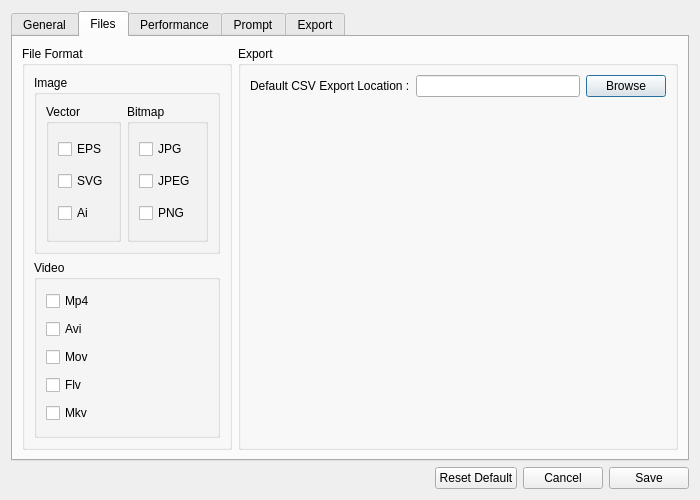
<?xml version="1.0" encoding="UTF-8"?>
<ui version="4.0">
 <class>Dialog</class>
 <widget class="QDialog" name="Dialog">
  <property name="geometry">
   <rect>
    <x>0</x>
    <y>0</y>
    <width>700</width>
    <height>500</height>
   </rect>
  </property>
  <property name="windowTitle">
   <string>Dialog</string>
  </property>
  <layout class="QHBoxLayout" name="horizontalLayout_2">
   <item>
    <layout class="QVBoxLayout" name="verticalLayout">
     <item>
      <layout class="QVBoxLayout" name="verticalLayout_2">
       <item>
        <widget class="QTabWidget" name="tabWidget">
         <property name="currentIndex">
          <number>1</number>
         </property>
         <widget class="QWidget" name="tab">
          <attribute name="title">
           <string>General</string>
          </attribute>
          <layout class="QVBoxLayout" name="verticalLayout_4">
           <item>
            <widget class="QGroupBox" name="groupBox_2">
             <property name="title">
              <string>GroupBox</string>
             </property>
            </widget>
           </item>
           <item>
            <widget class="QGroupBox" name="groupBox">
             <property name="title">
              <string>GroupBox</string>
             </property>
            </widget>
           </item>
          </layout>
         </widget>
         <widget class="QWidget" name="tab_5">
          <attribute name="title">
           <string>Files</string>
          </attribute>
          <layout class="QHBoxLayout" name="horizontalLayout_3">
           <item>
            <widget class="QGroupBox" name="groupBox_3">
             <property name="title">
              <string>File Format</string>
             </property>
             <layout class="QVBoxLayout" name="verticalLayout_3">
              <item>
               <widget class="QGroupBox" name="groupBox_5">
                <property name="title">
                 <string>Image</string>
                </property>
                <layout class="QHBoxLayout" name="horizontalLayout_4">
                 <item>
                  <widget class="QGroupBox" name="groupBox_8">
                   <property name="title">
                    <string>Vector</string>
                   </property>
                   <layout class="QVBoxLayout" name="verticalLayout_5">
                    <item>
                     <widget class="QCheckBox" name="checkBox_5">
                      <property name="text">
                       <string>EPS</string>
                      </property>
                     </widget>
                    </item>
                    <item>
                     <widget class="QCheckBox" name="checkBox_4">
                      <property name="text">
                       <string>SVG</string>
                      </property>
                     </widget>
                    </item>
                    <item>
                     <widget class="QCheckBox" name="checkBox_6">
                      <property name="text">
                       <string>Ai</string>
                      </property>
                     </widget>
                    </item>
                   </layout>
                  </widget>
                 </item>
                 <item>
                  <widget class="QGroupBox" name="groupBox_7">
                   <property name="title">
                    <string>Bitmap</string>
                   </property>
                   <layout class="QVBoxLayout" name="verticalLayout_6">
                    <item>
                     <widget class="QCheckBox" name="checkBox_2">
                      <property name="text">
                       <string>JPG</string>
                      </property>
                     </widget>
                    </item>
                    <item>
                     <widget class="QCheckBox" name="checkBox_3">
                      <property name="text">
                       <string>JPEG</string>
                      </property>
                     </widget>
                    </item>
                    <item>
                     <widget class="QCheckBox" name="checkBox">
                      <property name="text">
                       <string>PNG</string>
                      </property>
                     </widget>
                    </item>
                   </layout>
                  </widget>
                 </item>
                </layout>
               </widget>
              </item>
              <item>
               <widget class="QGroupBox" name="groupBox_6">
                <property name="title">
                 <string>Video</string>
                </property>
                <layout class="QHBoxLayout" name="horizontalLayout_5">
                 <item>
                  <layout class="QVBoxLayout" name="verticalLayout_7">
                   <item>
                    <widget class="QCheckBox" name="checkBox_8">
                     <property name="text">
                      <string>Mp4</string>
                     </property>
                    </widget>
                   </item>
                   <item>
                    <widget class="QCheckBox" name="checkBox_7">
                     <property name="text">
                      <string>Avi</string>
                     </property>
                    </widget>
                   </item>
                   <item>
                    <widget class="QCheckBox" name="checkBox_9">
                     <property name="text">
                      <string>Mov</string>
                     </property>
                    </widget>
                   </item>
                   <item>
                    <widget class="QCheckBox" name="checkBox_10">
                     <property name="text">
                      <string>Flv</string>
                     </property>
                    </widget>
                   </item>
                   <item>
                    <widget class="QCheckBox" name="checkBox_11">
                     <property name="text">
                      <string>Mkv</string>
                     </property>
                    </widget>
                   </item>
                  </layout>
                 </item>
                 <item>
                  <layout class="QVBoxLayout" name="verticalLayout_8"/>
                 </item>
                </layout>
               </widget>
              </item>
             </layout>
            </widget>
           </item>
           <item>
            <widget class="QGroupBox" name="groupBox_4">
             <property name="title">
              <string>Export</string>
             </property>
             <layout class="QVBoxLayout" name="verticalLayout_9">
              <item>
               <layout class="QHBoxLayout" name="horizontalLayout_6">
                <item>
                 <widget class="QLabel" name="label">
                  <property name="text">
                   <string>Default CSV Export Location :</string>
                  </property>
                 </widget>
                </item>
                <item>
                 <widget class="QLineEdit" name="lineEdit"/>
                </item>
                <item>
                 <widget class="QPushButton" name="pushButton_4">
                  <property name="text">
                   <string>Browse</string>
                  </property>
                 </widget>
                </item>
               </layout>
              </item>
              <item>
               <spacer name="verticalSpacer">
                <property name="orientation">
                 <enum>Qt::Vertical</enum>
                </property>
                <property name="sizeHint" stdset="0">
                 <size>
                  <width>20</width>
                  <height>40</height>
                 </size>
                </property>
               </spacer>
              </item>
             </layout>
            </widget>
           </item>
          </layout>
         </widget>
         <widget class="QWidget" name="tab_2">
          <attribute name="title">
           <string>Performance</string>
          </attribute>
         </widget>
         <widget class="QWidget" name="tab_3">
          <attribute name="title">
           <string>Prompt</string>
          </attribute>
         </widget>
         <widget class="QWidget" name="tab_4">
          <attribute name="title">
           <string>Export</string>
          </attribute>
         </widget>
        </widget>
       </item>
      </layout>
     </item>
     <item>
      <layout class="QHBoxLayout" name="horizontalLayout">
       <item>
        <spacer name="horizontalSpacer">
         <property name="orientation">
          <enum>Qt::Horizontal</enum>
         </property>
         <property name="sizeHint" stdset="0">
          <size>
           <width>40</width>
           <height>20</height>
          </size>
         </property>
        </spacer>
       </item>
       <item>
        <widget class="QPushButton" name="pushButton">
         <property name="text">
          <string>Reset Default</string>
         </property>
        </widget>
       </item>
       <item>
        <widget class="QPushButton" name="pushButton_3">
         <property name="text">
          <string>Cancel</string>
         </property>
        </widget>
       </item>
       <item>
        <widget class="QPushButton" name="pushButton_2">
         <property name="text">
          <string>Save</string>
         </property>
        </widget>
       </item>
      </layout>
     </item>
    </layout>
   </item>
  </layout>
 </widget>
 <resources/>
 <connections/>
</ui>
